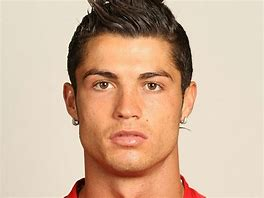
#> input picture PhototoSketch/input/Ronaldo.jpg, 264 x 198 px, given in place of sajjad.jpg, which was not available
$ python main.py
#> lines starting #> are read from the running program, lines starting #| are printed output that depends on the picture; pictures that were not available may be replaced by others from this repository, and a replacement may not be noted
import cv2
import numpy as np

image1=cv2.imread("input\sajjad.jpg")
#> image1 is the input picture: shape (198, 264, 3); mean B, G, R 153.9, 177.9, 207.9
image2=cv2.imread("input\lion.jpg")
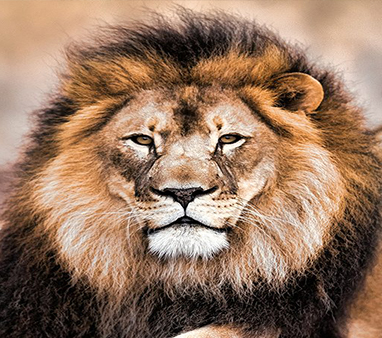
#> input picture FaceMorphing/input/lion.jpg, 382 x 338 px, found by its file name
#> image2 is the input picture: shape (338, 382, 3); mean B, G, R 96.4, 118.6, 149.8

image1=cv2.cvtColor(image1,cv2.COLOR_BGR2GRAY)
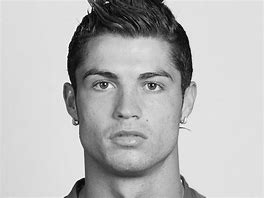
#> image1: shape (198, 264); min 1, max 254, mean 184.2
image2=cv2.cvtColor(image2,cv2.COLOR_BGR2GRAY)
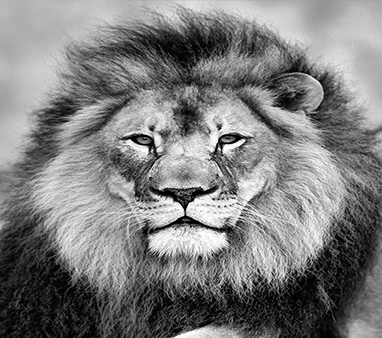
#> image2: shape (338, 382); min 0, max 255, mean 125.4

image1=image1.astype(np.float32)
image2=image2.astype(np.float32)

# image1=cv2.cvtColor()
# result=image1+image2
# cv2.imwrite("output/result.jpg", result)

#> (the run stopped early here; a loop or call above may not have finished)
